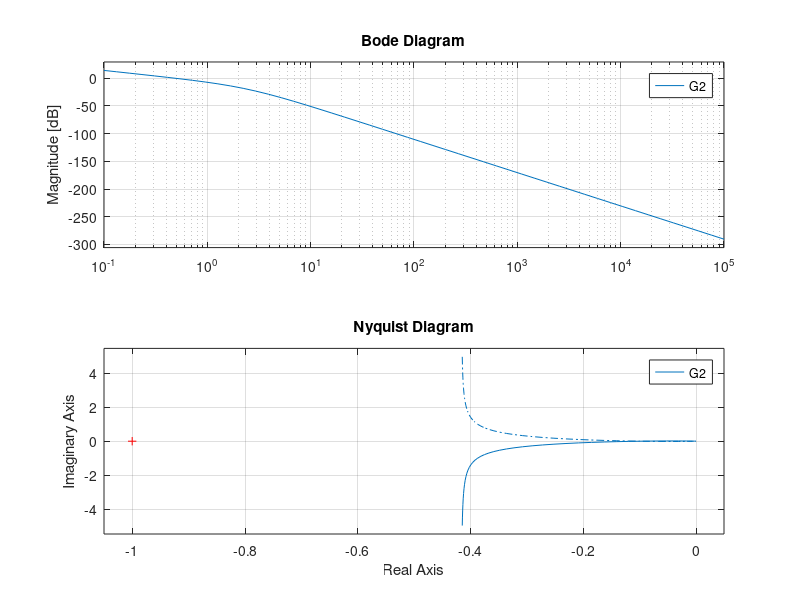

Write the MATLAB code that produced this figure.
%% (1)

w = [0, 1, 2, 5, inf];
zeros = 3;
poles = [1 5 6 0];

G = freqs(zeros,poles,w);
 
mags = abs(G)
args = angle(G)

%% (2)
w = logspace(-1,5);
G2 = tf(zeros,poles);
bode(G2,w);

%% (3)

w=logspace(-1,1);
nyquist(G2,w)


